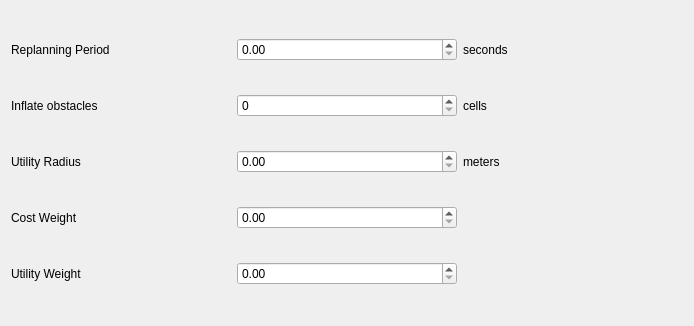
         <widget class="QWidget" name="HDLTab_5">
          <property name="geometry">
           <rect>
            <x>0</x>
            <y>0</y>
            <width>694</width>
            <height>326</height>
           </rect>
          </property>
          <attribute name="label">
           <string>Deliberative Layer</string>
          </attribute>
          <layout class="QGridLayout" name="gridLayout_18">
           <item row="0" column="0">
            <widget class="QLabel" name="label_143">
             <property name="text">
              <string>Replanning Period</string>
             </property>
            </widget>
           </item>
           <item row="4" column="0">
            <widget class="QLabel" name="label_139">
             <property name="text">
              <string>Cost Weight</string>
             </property>
            </widget>
           </item>
           <item row="4" column="1">
            <widget class="QDoubleSpinBox" name="MBCWSpinBox"/>
           </item>
           <item row="2" column="0">
            <widget class="QLabel" name="label_148">
             <property name="text">
              <string>Inflate obstacles</string>
             </property>
            </widget>
           </item>
           <item row="5" column="0">
            <widget class="QLabel" name="label_138">
             <property name="text">
              <string>Utility Weight</string>
             </property>
            </widget>
           </item>
           <item row="5" column="1">
            <widget class="QDoubleSpinBox" name="MBUWSpinBox"/>
           </item>
           <item row="0" column="1">
            <widget class="QDoubleSpinBox" name="MBRPSpinBox"/>
           </item>
           <item row="3" column="0">
            <widget class="QLabel" name="label_130">
             <property name="text">
              <string>Utility Radius</string>
             </property>
            </widget>
           </item>
           <item row="3" column="1">
            <widget class="QDoubleSpinBox" name="MBURSpinBox"/>
           </item>
           <item row="0" column="2">
            <widget class="QLabel" name="label_160">
             <property name="text">
              <string>seconds</string>
             </property>
            </widget>
           </item>
           <item row="2" column="2">
            <widget class="QLabel" name="label_161">
             <property name="text">
              <string>cells</string>
             </property>
            </widget>
           </item>
           <item row="3" column="2">
            <widget class="QLabel" name="label_162">
             <property name="text">
              <string>meters</string>
             </property>
            </widget>
           </item>
           <item row="2" column="1">
            <widget class="QSpinBox" name="MBIOSpinBox"/>
           </item>
          </layout>
         </widget>
